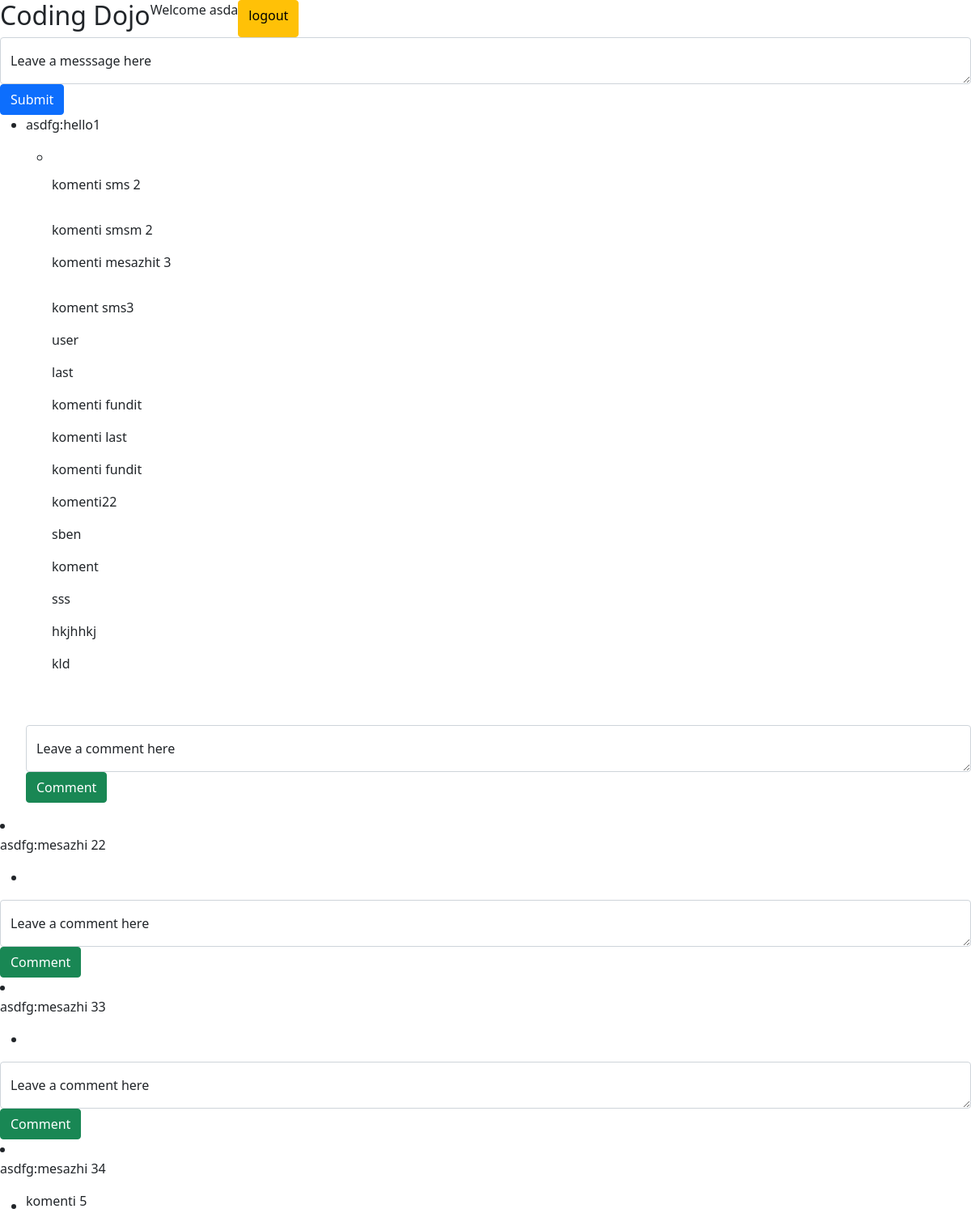
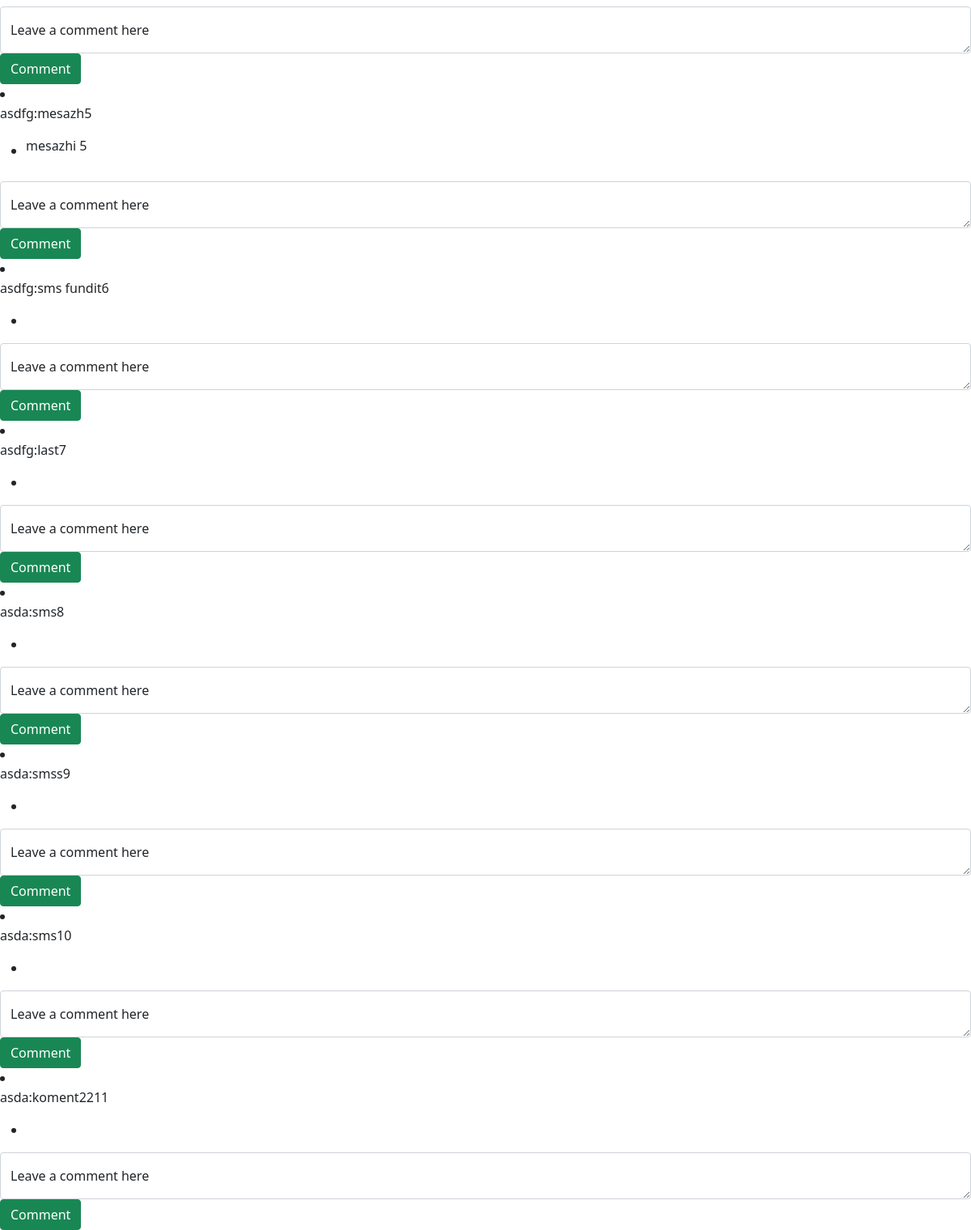
Screenshot of /success/1 with the database file from the repository (2 pictures, top to bottom).
### poorly_coded_store/models.py (models this page shows)
class User(models.Model):
    first_name = models.CharField(max_length = 60)
    last_name = models.CharField(max_length = 60)
    email = models.CharField(max_length = 100)
    password = models.CharField(max_length = 150)
    created_at = models.DateTimeField(auto_now_add = True)
    updated_at = models.DateTimeField(auto_now = True)
    objects = CourseManager()

class Message(models.Model):
    text = models.TextField()
    user = models.ForeignKey(User, related_name = 'messages', on_delete = models.CASCADE )
    created_at = models.DateTimeField(auto_now_add = True)
    updated_at= models.DateTimeField(auto_now = True)

class Comment(models.Model):
    comment = models.TextField()
    message = models.ForeignKey(Message, related_name = 'comments', on_delete = models.CASCADE )
    user = models.ForeignKey(User, related_name = 'comments', on_delete = models.CASCADE )
    created_at = models.DateTimeField(auto_now_add = True)
    updated_at= models.DateTimeField(auto_now = True)

### poorly_coded_store/views.py (the view)
# urls.py: path('success/<str:id>', views.success),
def success(request,id):
    user =User.objects.get(id=id)
    sms=Message.objects.all()
    context = {
        "user": user ,
        "messages": sms,
    }
    return render(request, "succes.html",context)

### poorly_coded_store/templates/succes.html (shortened to what this page needs)
<!DOCTYPE html>
<html lang="en">
<head>
    <link href="https://cdn.jsdelivr.net/npm/bootstrap@5.0.0-beta3/dist/css/bootstrap.min.css" rel="stylesheet">
</head>
<body>
    <header class="d-flex  align-items-spacebetween justify-content-sp justify-content-lg-start">
        <h2>Coding Dojo</h2>
        <p >Welcome {{ user.first_name }}</p>
        <a  class="text-end btn btn-warning" href="/logout">logout</a>
    </header>
    <form action="/message/{{user.id}}/create" method="POST">
    <div class="context">
        <div class="form-floating">
            <textarea class="form-control" name="message" placeholder="Leave a messsage here" id="message"></textarea>
            <label for="message">Leave a messsage here</label>
            <button type="submit" class="btn btn-primary">Submit</button>
          </div>
    </div>
    </form>
    <ul>
    {% for message in messages %}
    <li>
    <div class="d-flex"><p>{{message.user.first_name}}: </p><p>{{ message.text }}</p>
        <p>{{ message.id }}</p> </div>
    <div>
        <ul>
            <li>
                {% for comment in message.comments.all %}
        <div class="d-flex">
            <p>{{ comment.comment }}</p>
        </div>
    {% endfor%}
    </div>
    <form action="/message/{{ message.id }}/comment" method="POST">
    <div class="context">
         <div class="form-floating">
            <textarea class="form-control" name="comment" placeholder="Leave a comment here" id="comment"></textarea>
            <label for="comment">Leave a comment here</label>
            <button type="submit" class="btn btn-success">Comment</button>
          </div>
    </div>
</form>
            </li>
        </ul>
    {% endfor %}
</body>
</html>

### rows the page displays
User: first_name "asda"
Message: user.first_name "asdfg", text "hello", id "1"
Comment: comment "komenti sms 2"
Comment: comment "komenti smsm 2"
Comment: comment "komenti mesazhit 3"
Comment: comment "koment sms3"
Comment: comment "user"
Comment: comment "last"
Comment: comment "komenti fundit"
Comment: comment "komenti last"
Comment: comment "komenti fundit"
Comment: comment "komenti22"
Comment: comment "sben"
Comment: comment "koment"
Comment: comment "sss"
Comment: comment "hkjhhkj"
Comment: comment "kld"
Message: user.first_name "asdfg", text "mesazhi 2", id "2"
Message: user.first_name "asdfg", text "mesazhi 3", id "3"
Message: user.first_name "asdfg", text "mesazhi 3", id "4"
Comment: comment "komenti 5"
Message: user.first_name "asdfg", text "mesazh", id "5"
Comment: comment "mesazhi 5"
Message: user.first_name "asdfg", text "sms fundit", id "6"
Message: user.first_name "asdfg", text "last", id "7"
Message: user.first_name "asda", text "sms", id "8"
Message: user.first_name "asda", text "smss", id "9"
Message: user.first_name "asda", text "sms", id "10"
Message: user.first_name "asda", text "koment22", id "11"
